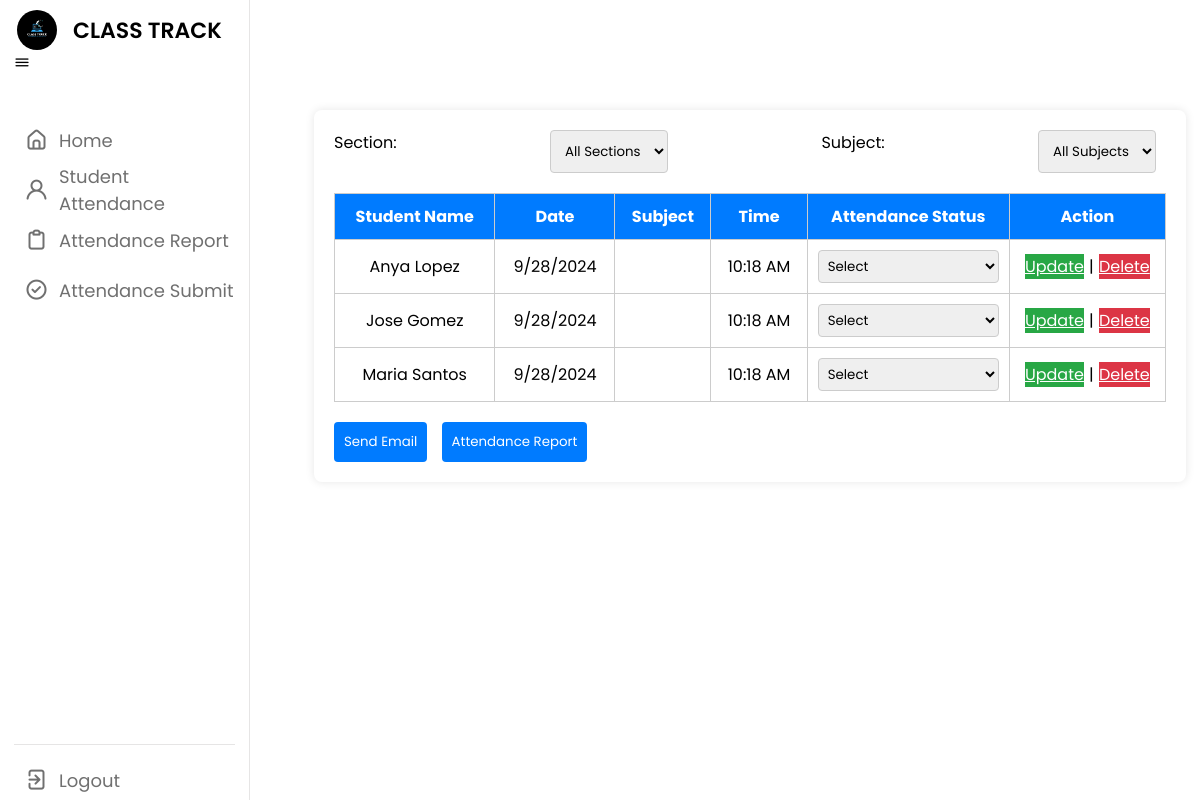
/studentdata.php, run on the app's committed database.
### tables this page shows
CREATE TABLE `students` (
  `id` int(11) NOT NULL,
  `student_name` varchar(100) NOT NULL,
  `section` varchar(50) NOT NULL,
  `guardian_email` varchar(100) NOT NULL,
  `guardian_phone` varchar(15) NOT NULL
);

### studentdata.php (the view, shortened to what this page needs)
<?php
require_once("dbconnection.php");
$query = "
    SELECT s.id, s.student_name, a.date, a.subject, a.time, a.attendance_status
    FROM students s
    LEFT JOIN attendance a ON s.id = a.student_id
";
$query .= " ORDER BY s.id DESC";
$stmt = mysqli_prepare($conn, $query);
mysqli_stmt_execute($stmt);
$result = mysqli_stmt_get_result($stmt);
$output = '';
if (mysqli_num_rows($result) == 0) {
    $output = "<tr><td colspan='6'>No students found for the selected filters.</td></tr>";
} else {
    while ($row = mysqli_fetch_assoc($result)) {
        $formattedTime = date('H:i:s', strtotime($row['time']));
        $output .= "<tr>";
        $output .= "<td>" . htmlspecialchars($row['student_name']) . "</td>";
        $output .= "<td class='date'>" . htmlspecialchars($row['date']) . "</td>";
        $output .= "<td class='subject'>" . htmlspecialchars($row['subject'] ?? '') . "</td>";
        $output .= "<td class='time'>" . htmlspecialchars($formattedTime) . "</td>";
        $output .= "<td>
                        <select class='attendance-status' data-student-id='" . $row['id'] . "'>
                            <option value=''>Select</option>
                            <option value='Present' " . ($row['attendance_status'] == 'Present' ? 'selected' : '') . ">Present</option>
                            <option value='Absent' " . ($row['attendance_status'] == 'Absent' ? 'selected' : '') . ">Absent</option>
                            <option value='Late' " . ($row['attendance_status'] == 'Late' ? 'selected' : '') . ">Late</option>
                        </select>
                    </td>";
        $output .= "<td>
                        <div class='btn-container'>
                            <a class='update-btn' href='updatestudent.php?id=" . $row['id'] . "'>Update</a> |
                            <a class='delete-btn' href='delete.php?id=" . $row['id'] . "' onClick=\"return confirm('Are you sure you want to delete?')\">Delete</a>
                        </div>
                    </td>";
        $output .= "</tr>";
    }
}
?>
<!DOCTYPE html>
<html lang="en">
<head>
    <link rel="stylesheet" href="css/studentdata.css">
    <link rel="stylesheet" href="https://unicons.iconscout.com/release/v4.0.0/css/line.css">
</head>
<body>
<nav>
    <div class="logo-name">
        <div class="logo-image">
            <img src="image/classtrack.png" alt="Class Track Logo">
        </div>
        <span class="logo_name">CLASS TRACK</span>
    </div>
    <div class="sidebar-toggle" id="sidebar-toggle">
        <i class="uil uil-bars"></i>
    </div>
    <div class="menu-items">
        <ul class="nav-links">
            <li><a href="home.php"><i class="uil uil-estate"></i><span class="link-name">Home</span></a></li>
            <li><a href="studentdata.php"><i class="uil uil-user"></i><span class="link-name">Student Attendance</span></a></li>
            <li><a href="attendancereport.php"><i class="uil uil-clipboard"></i><span class="link-name">Attendance Report</span></a></li>
            <li><a href="savedraft.php"><i class="uil uil-check-circle"></i><span class="link-name">Attendance Submit</span></a></li>
        </ul>
        <ul class="logout-mode">
            <li><a href="login.php"><i class="uil uil-signout"></i><span class="link-name">Logout</span></a></li>
        </ul>
    </div>
</nav>
<section class="dashboard">
    <div class="container">
        <form method="POST" class="controls">
            <label for="section">Section:</label>
            <select name="section" id="section">
                <option value="">All Sections</option>
            </select>
            <label for="subject">Subject:</label>
            <select name="subject" id="subject">
                <option value="">All Subjects</option>
            </select>
        </form>
        <table>
            <thead>
                <tr>
                    <th>Student Name</th>
                    <th>Date</th>
                    <th>Subject</th>
                    <th>Time</th>
                    <th>Attendance Status</th>
                    <th>Action</th>
                </tr>
            </thead>
            <tbody id="student-table-body">
                <?= $output; ?>
            </tbody>
        </table>
        <div class="actions-container">
        <button class="save-draft" onclick="window.location.href='savedraft.php';">Send Email</button>
            <button class="attendance-report" onclick="window.location.href='attendancereport.php?section=' + $('#section').val();">Attendance Report</button>
        </div>
    </div>
</section>
</body>
</html>

### css/studentdata.css (style rules this page uses)
* { margin: 0; padding: 0; box-sizing: border-box; font-family: 'Poppins', sans-serif; }
:root { --primary-color: #0E4BF1; --panel-color: #FFF; --text-color: #000; --black-light-color: #707070; --border-color: #e6e5e5; --toggle-color: #DDD; --box1-color: #4DA3FF; --box2-color: #FFE6AC; --box3-color: #E7D1FC; --title-icon-color: #fff; --tran-05: all 0.5s ease; --tran-03: all 0.3s ease; }
body { min-height: 100vh; background-color: var(--primary-color); }
nav { position: fixed; top: 0; left: 0; height: 100%; width: 250px; padding: 10px 14px; background-color: var(--panel-color); border-right: 1px solid var(--border-color); transition: var(--tran-05); }
nav .logo-name { display: flex; align-items: center; }
nav .logo-image { display: flex; justify-content: center; min-width: 45px; }
nav .logo-image img { width: 40px; object-fit: cover; border-radius: 50%; }
nav .logo-name .logo_name { font-size: 22px; font-weight: 600; color: var(--text-color); margin-left: 14px; transition: var(--tran-05); }
nav .menu-items { margin-top: 40px; height: calc(100% - 90px); display: flex; flex-direction: column; justify-content: space-between; }
.menu-items li { list-style: none; }
.menu-items li a { display: flex; align-items: center; height: 50px; text-decoration: none; position: relative; }
.menu-items li a i { font-size: 24px; min-width: 45px; height: 100%; display: flex; align-items: center; justify-content: center; color: var(--black-light-color); }
.menu-items li a .link-name { font-size: 18px; font-weight: 400; color: var(--black-light-color); transition: var(--tran-05); }
.menu-items .logout-mode { padding-top: 10px; border-top: 1px solid var(--border-color); }
.dashboard { position: relative; left: 250px; background-color: var(--panel-color); min-height: 100vh; width: calc(100% - 250px); padding: 10px 14px; transition: var(--tran-05); }
.container { max-width: 1000px; padding: 20px; border-radius: 8px; box-shadow: 0 0 10px rgba(0, 0, 0, 0.1); margin-top: 100px; margin-left: 50px; justify-content: center; }
.controls, .actions { display: flex; justify-content: space-between; margin-bottom: 20px; }
label, select, button { margin-right: 10px; }
select, button { padding: 10px; border: 1px solid #ccc; border-radius: 4px; }
button { background-color: #007bff; color: white; border: none; cursor: pointer; }
table { width: 100%; border-collapse: collapse; margin-bottom: 20px; margin-top: 20px; }
table, th, td { border: 1px solid #ccc; padding: 10px; text-align: center; }
th { background-color: #007bff; color: white; }
td select { width: 100%; padding: 5px; border: 1px solid #ccc; border-radius: 4px; }
td .btn-container { display: flex; justify-content: space-evenly; }
td .btn-container .update-btn { background-color: #28a745; color: white; }
td .btn-container .delete-btn { background-color: #dc3545; color: white; }

### data on the page
students: student_name "Anya Lopez"
students: student_name "Jose Gomez"
students: student_name "Maria Santos"
